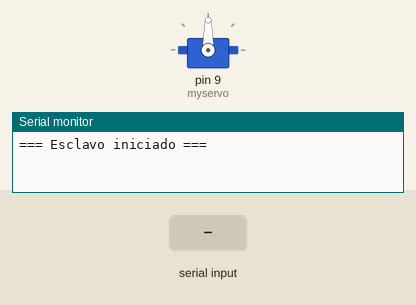
This sketch was run on a simulated Arduino Uno, built with avr-gcc and run on an emulated ATmega328P. Parts: servo, the last lines printed to the serial monitor. Inputs (shaded band) come from the test bench.

Above: at 1.2 s.
1.3 s: "90,45\n" received over Serial
At 3.5 s:
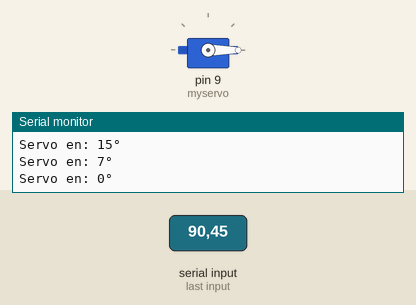
3.8 s: "30,150\n" received over Serial
At 4.6 s:
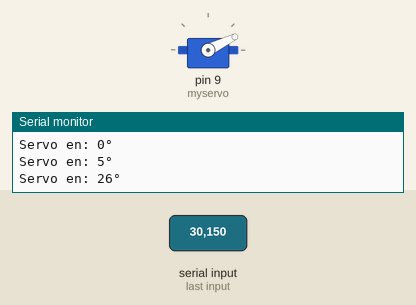
Timing chart, 0 to 6.8 s (numbered marks = the images above; inputs shaded):
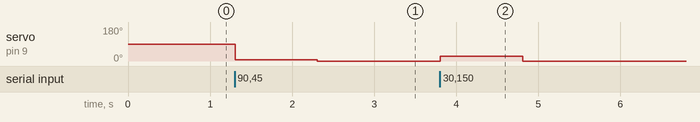

The sketch:

esclavo_half_duplex.ino
```cpp
#include <Servo.h>

Servo myservo;
int angulo = 0;

void setup() {
  Serial.begin(9600);
  myservo.attach(9);  // Servo conectado al pin 9
  Serial.println("=== Esclavo iniciado ===");
}

void loop() {
  if (Serial.available() > 0) {
    int valor = Serial.parseInt();  // Recibe número enviado
    angulo = map(valor, 0, 1023, 0, 180); // Escala 0–1023 a 0–180°
    myservo.write(angulo);          // Mueve el servo
    Serial.print("Servo en: ");
    Serial.print(angulo);
    Serial.println("°");
  }
}
```

Measured:
- after the input at 1.3 s, servo on pin 9 (myservo): 90° → 7° at once, → 0° 1.0 s later
- after the input at 3.8 s, servo on pin 9 (myservo): 0° → 26° at once, → 0° 1.0 s later
